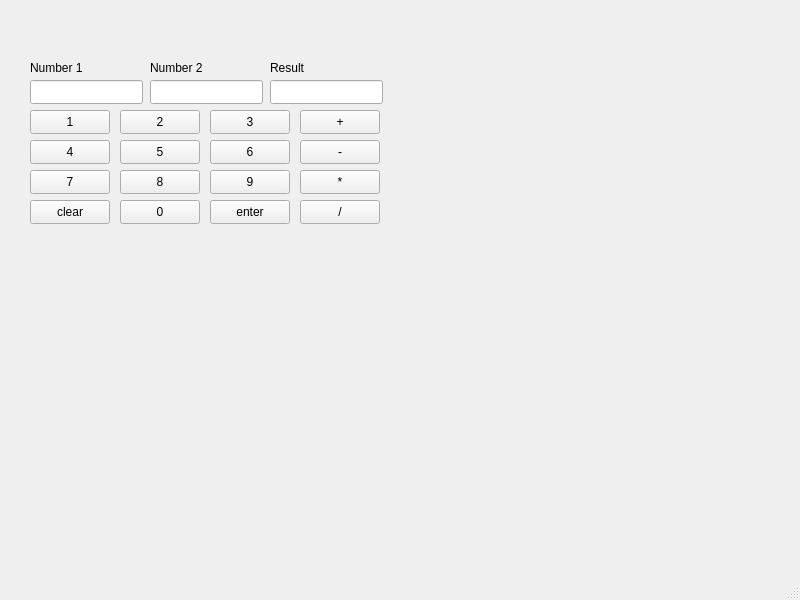
<?xml version="1.0" encoding="UTF-8"?>
<ui version="4.0">
 <class>MainWindow</class>
 <widget class="QMainWindow" name="MainWindow">
  <property name="geometry">
   <rect>
    <x>0</x>
    <y>0</y>
    <width>800</width>
    <height>600</height>
   </rect>
  </property>
  <property name="windowTitle">
   <string>MainWindow</string>
  </property>
  <widget class="QWidget" name="centralwidget">
   <widget class="QLineEdit" name="num1">
    <property name="geometry">
     <rect>
      <x>30</x>
      <y>80</y>
      <width>113</width>
      <height>24</height>
     </rect>
    </property>
    <property name="readOnly">
     <bool>true</bool>
    </property>
   </widget>
   <widget class="QLineEdit" name="num2">
    <property name="geometry">
     <rect>
      <x>150</x>
      <y>80</y>
      <width>113</width>
      <height>24</height>
     </rect>
    </property>
    <property name="readOnly">
     <bool>true</bool>
    </property>
   </widget>
   <widget class="QLineEdit" name="result">
    <property name="geometry">
     <rect>
      <x>270</x>
      <y>80</y>
      <width>113</width>
      <height>24</height>
     </rect>
    </property>
    <property name="readOnly">
     <bool>true</bool>
    </property>
   </widget>
   <widget class="QLabel" name="label">
    <property name="geometry">
     <rect>
      <x>30</x>
      <y>60</y>
      <width>61</width>
      <height>16</height>
     </rect>
    </property>
    <property name="text">
     <string>Number 1</string>
    </property>
   </widget>
   <widget class="QLabel" name="label_2">
    <property name="geometry">
     <rect>
      <x>150</x>
      <y>60</y>
      <width>61</width>
      <height>16</height>
     </rect>
    </property>
    <property name="text">
     <string>Number 2</string>
    </property>
   </widget>
   <widget class="QLabel" name="label_3">
    <property name="geometry">
     <rect>
      <x>270</x>
      <y>60</y>
      <width>49</width>
      <height>16</height>
     </rect>
    </property>
    <property name="text">
     <string>Result</string>
    </property>
   </widget>
   <widget class="QPushButton" name="pushButton_1">
    <property name="geometry">
     <rect>
      <x>30</x>
      <y>110</y>
      <width>80</width>
      <height>24</height>
     </rect>
    </property>
    <property name="text">
     <string>1</string>
    </property>
   </widget>
   <widget class="QPushButton" name="pushButton_2">
    <property name="geometry">
     <rect>
      <x>120</x>
      <y>110</y>
      <width>80</width>
      <height>24</height>
     </rect>
    </property>
    <property name="text">
     <string>2</string>
    </property>
   </widget>
   <widget class="QPushButton" name="pushButton_3">
    <property name="geometry">
     <rect>
      <x>210</x>
      <y>110</y>
      <width>80</width>
      <height>24</height>
     </rect>
    </property>
    <property name="text">
     <string>3</string>
    </property>
   </widget>
   <widget class="QPushButton" name="pushButton_Add">
    <property name="geometry">
     <rect>
      <x>300</x>
      <y>110</y>
      <width>80</width>
      <height>24</height>
     </rect>
    </property>
    <property name="text">
     <string>+</string>
    </property>
   </widget>
   <widget class="QPushButton" name="pushButton_4">
    <property name="geometry">
     <rect>
      <x>30</x>
      <y>140</y>
      <width>80</width>
      <height>24</height>
     </rect>
    </property>
    <property name="text">
     <string>4</string>
    </property>
   </widget>
   <widget class="QPushButton" name="pushButton_6">
    <property name="geometry">
     <rect>
      <x>210</x>
      <y>140</y>
      <width>80</width>
      <height>24</height>
     </rect>
    </property>
    <property name="text">
     <string>6</string>
    </property>
   </widget>
   <widget class="QPushButton" name="pushButton_Sub">
    <property name="geometry">
     <rect>
      <x>300</x>
      <y>140</y>
      <width>80</width>
      <height>24</height>
     </rect>
    </property>
    <property name="text">
     <string>-</string>
    </property>
   </widget>
   <widget class="QPushButton" name="pushButton_5">
    <property name="geometry">
     <rect>
      <x>120</x>
      <y>140</y>
      <width>80</width>
      <height>24</height>
     </rect>
    </property>
    <property name="text">
     <string>5</string>
    </property>
   </widget>
   <widget class="QPushButton" name="pushButton_7">
    <property name="geometry">
     <rect>
      <x>30</x>
      <y>170</y>
      <width>80</width>
      <height>24</height>
     </rect>
    </property>
    <property name="text">
     <string>7</string>
    </property>
   </widget>
   <widget class="QPushButton" name="pushButton_9">
    <property name="geometry">
     <rect>
      <x>210</x>
      <y>170</y>
      <width>80</width>
      <height>24</height>
     </rect>
    </property>
    <property name="text">
     <string>9</string>
    </property>
   </widget>
   <widget class="QPushButton" name="pushButton_Mul">
    <property name="geometry">
     <rect>
      <x>300</x>
      <y>170</y>
      <width>80</width>
      <height>24</height>
     </rect>
    </property>
    <property name="text">
     <string>*</string>
    </property>
   </widget>
   <widget class="QPushButton" name="pushButton_8">
    <property name="geometry">
     <rect>
      <x>120</x>
      <y>170</y>
      <width>80</width>
      <height>24</height>
     </rect>
    </property>
    <property name="text">
     <string>8</string>
    </property>
   </widget>
   <widget class="QPushButton" name="pushButton_Clear">
    <property name="geometry">
     <rect>
      <x>30</x>
      <y>200</y>
      <width>80</width>
      <height>24</height>
     </rect>
    </property>
    <property name="text">
     <string>clear</string>
    </property>
   </widget>
   <widget class="QPushButton" name="pushButton_Enter">
    <property name="geometry">
     <rect>
      <x>210</x>
      <y>200</y>
      <width>80</width>
      <height>24</height>
     </rect>
    </property>
    <property name="text">
     <string>enter</string>
    </property>
   </widget>
   <widget class="QPushButton" name="pushButton_Div">
    <property name="geometry">
     <rect>
      <x>300</x>
      <y>200</y>
      <width>80</width>
      <height>24</height>
     </rect>
    </property>
    <property name="text">
     <string>/</string>
    </property>
   </widget>
   <widget class="QPushButton" name="pushButton_0">
    <property name="geometry">
     <rect>
      <x>120</x>
      <y>200</y>
      <width>80</width>
      <height>24</height>
     </rect>
    </property>
    <property name="text">
     <string>0</string>
    </property>
   </widget>
  </widget>
  <widget class="QMenuBar" name="menubar">
   <property name="geometry">
    <rect>
     <x>0</x>
     <y>0</y>
     <width>800</width>
     <height>21</height>
    </rect>
   </property>
  </widget>
  <widget class="QStatusBar" name="statusbar"/>
 </widget>
 <resources/>
 <connections/>
</ui>
